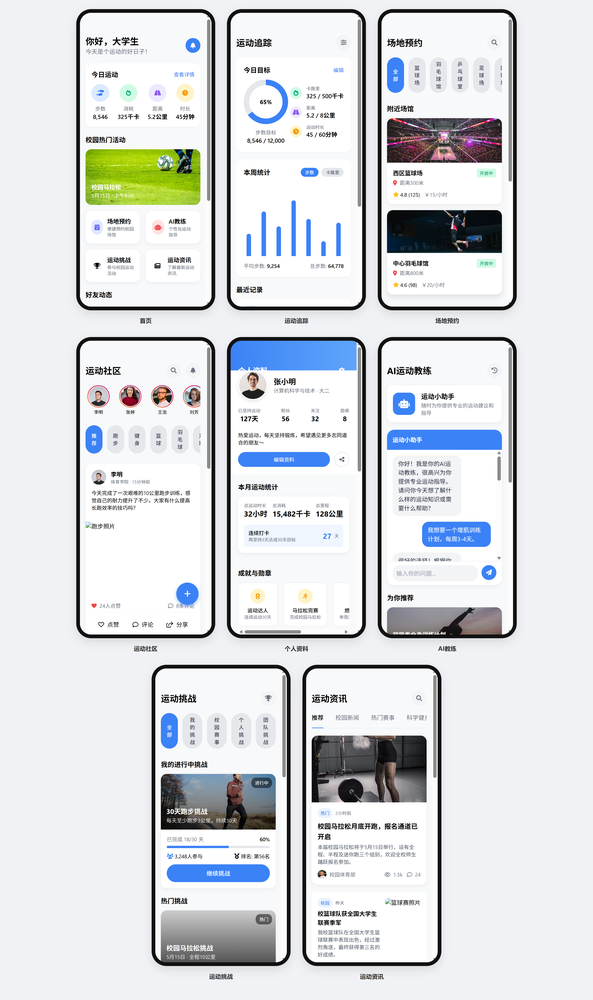
#> input picture 小程序界面.png, 593 x 1000 px, shrunk from 3841 x 6472 before the run
$ python precise_navbar_merge.py
#> lines starting #> are read from the running program, lines starting #| are printed output that depends on the picture; pictures that were not available may be replaced by others from this repository, and a replacement may not be noted
from PIL import Image, ImageDraw
import os

def merge_navbar_to_five_pages():
    """
    精确地为5个页面（首页、运动追踪、场地预约、运动社区、个人资料）添加导航栏
    """
    try:
        # 打开导航栏图片
        navbar_img = Image.open('导航栏.png')
        print(f"导航栏图片尺寸: {navbar_img.size}")

        # 打开小程序界面图片
        app_interface_img = Image.open('小程序界面.png')
        print(f"小程序界面图片尺寸: {app_interface_img.size}")

        # 转换为RGBA模式以支持透明度
        if navbar_img.mode != 'RGBA':
            navbar_img = navbar_img.convert('RGBA')
        if app_interface_img.mode != 'RGBA':
            app_interface_img = app_interface_img.convert('RGBA')

        # 创建结果图片，基于原始界面图片
        result_img = app_interface_img.copy()

        # 手动定义5个页面的精确位置
        # 根据小程序界面图片的实际布局来定义
        phone_regions = get_precise_phone_regions(app_interface_img.size)

        page_names = ["首页", "运动追踪", "场地预约", "运动社区", "个人资料"]

        # 为每个手机界面添加导航栏
        for i, region in enumerate(phone_regions):
            if i >= len(page_names):
                break

            x, y, width, height = region
            page_name = page_names[i]
            print(f"处理 {page_name}: 位置({x}, {y}), 尺寸({width} x {height})")

            # 计算导航栏在该页面中的适当尺寸
            # 导航栏宽度应该适配手机屏幕宽度
            navbar_width = int(width * 0.9)  # 使用90%的宽度，留出边距
            navbar_aspect_ratio = navbar_img.height / navbar_img.width
            navbar_height = int(navbar_width * navbar_aspect_ratio)

            # 缩放导航栏到适当大小
            scaled_navbar = navbar_img.resize((navbar_width, navbar_height), Image.Resampling.LANCZOS)

            # 计算导航栏在页面中的位置（底部居中）
            navbar_x = x + (width - navbar_width) // 2
            navbar_y = y + height - navbar_height - int(height * 0.05)  # 距离底部5%的高度

            # 确保位置在图片范围内
            if (navbar_x >= 0 and navbar_y >= 0 and
                navbar_x + navbar_width <= result_img.width and
                navbar_y + navbar_height <= result_img.height):

                # 粘贴导航栏到结果图片
                result_img.paste(scaled_navbar, (navbar_x, navbar_y), scaled_navbar)
                print(f"✓ 导航栏已添加到 {page_name}")
            else:
                print(f"✗ {page_name} 的导航栏位置超出图片范围，跳过")

        # 保存结果
        output_filename = '5页面带导航栏的小程序界面.png'
        result_img.save(output_filename, 'PNG')
        print(f"\n所有页面导航栏添加完成！保存为: {output_filename}")

        return output_filename

    except Exception as e:
        print(f"导航栏合并失败: {str(e)}")
        return None

def get_precise_phone_regions(img_size):
    """
    根据小程序界面图片的实际布局，精确定义5个页面的位置
    """
    width, height = img_size

    # 基于图片分析，定义手机界面的精确位置
    # 假设图片是一个3x3的网格布局，包含多个手机界面

    # 计算每个网格的大小
    grid_cols = 3
    grid_rows = 3

    col_width = width // grid_cols
    row_height = height // grid_rows

    # 定义5个页面的网格位置
    # 第一行：首页(0,0)、运动追踪(1,0)、场地预约(2,0)
    # 第二行：运动社区(0,1)、个人资料(1,1)
    page_positions = [
        (0, 0),  # 首页
        (1, 0),  # 运动追踪
        (2, 0),  # 场地预约
        (0, 1),  # 运动社区
        (1, 1),  # 个人资料
    ]

    phone_regions = []

    for col, row in page_positions:
        # 计算网格位置
        grid_x = col * col_width
        grid_y = row * row_height

        # 在网格内寻找手机界面的实际边界
        # 假设手机界面在网格中央，占据80%的空间
        margin_x = int(col_width * 0.1)
        margin_y = int(row_height * 0.1)

        phone_x = grid_x + margin_x
        phone_y = grid_y + margin_y
        phone_w = col_width - 2 * margin_x
        phone_h = row_height - 2 * margin_y

        phone_regions.append((phone_x, phone_y, phone_w, phone_h))

    return phone_regions

def analyze_image_layout():
    """
    分析小程序界面图片的布局，帮助确定手机位置
    """
    try:
        app_interface_img = Image.open('小程序界面.png')
#> app_interface_img is the input picture: PIL image 593x1000 RGBA; mean R, G, B, A 216.3, 219.4, 222.3, 255
        width, height = app_interface_img.size
#> width = 593; height = 1000

        print(f"图片尺寸: {width} x {height}")
#| 图片尺寸: 593 x 1000
        print(f"假设3x3网格布局:")
        print(f"每列宽度: {width // 3}")
#| 每列宽度: 197
        print(f"每行高度: {height // 3}")
#| 每行高度: 333

        # 创建一个带网格线的调试图片
        debug_img = app_interface_img.copy()
        draw = ImageDraw.Draw(debug_img)

        # 绘制网格线
        for i in range(1, 3):
            # 垂直线
            x = i * (width // 3)
            draw.line([(x, 0), (x, height)], fill='red', width=5)

            # 水平线
            y = i * (height // 3)
            draw.line([(0, y), (width, y)], fill='red', width=5)

        # 标记5个页面的位置
        phone_regions = get_precise_phone_regions((width, height))
        page_names = ["首页", "运动追踪", "场地预约", "运动社区", "个人资料"]

        for i, (x, y, w, h) in enumerate(phone_regions):
            if i < len(page_names):
                # 绘制页面边界
                draw.rectangle([x, y, x + w, y + h], outline='blue', width=3)
                # 添加页面标签
                draw.text((x + 10, y + 10), page_names[i], fill='blue')

        debug_img.save('布局分析图.png')
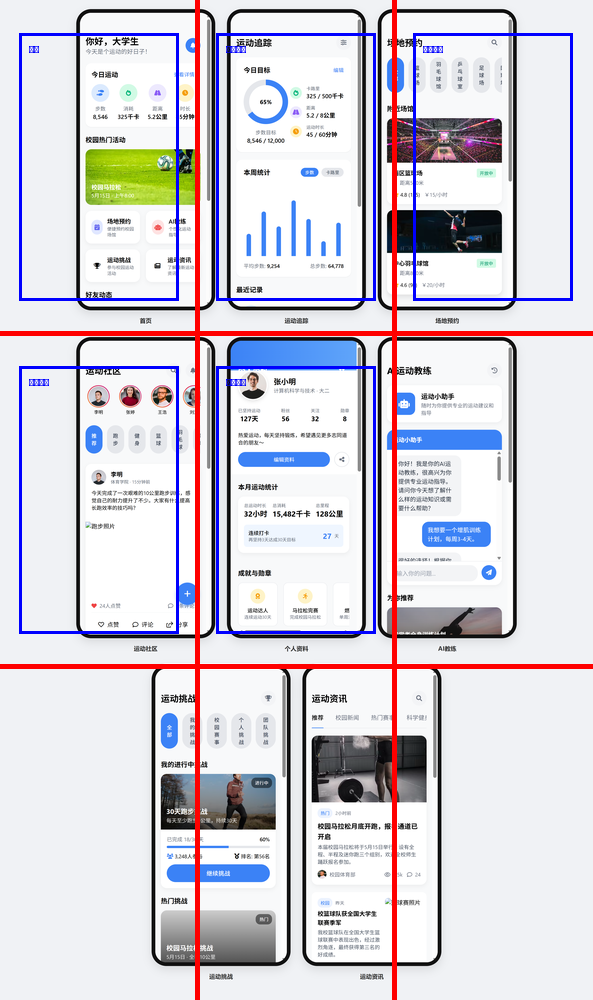
#> saved as 布局分析图.png: PIL image 593x1000 RGBA; mean R, G, B, A 212.7, 208.8, 217.3, 255
        print("布局分析图已保存为: 布局分析图.png")

    except Exception as e:
        print(f"布局分析失败: {str(e)}")

if __name__ == "__main__":
    # 先分析布局
    print("=== 分析图片布局 ===")
    analyze_image_layout()

    print("\n=== 添加导航栏 ===")
    merge_navbar_to_five_pages()
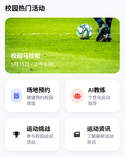
#> input picture FireShot Capture 002 - 大学生运动健康小程序原型 - [].png, 126 x 157 px, shrunk from 816 x 1013 before the run, given in place of 导航栏.png, which was not available
#> in merge_navbar_to_five_pages, navbar_img is the input picture: PIL image 126x157 RGB; mean R, G, B 211.9, 225.2, 175.3
#| 导航栏图片尺寸: (126, 157)
#| 小程序界面图片尺寸: (593, 1000)
#> the loop in merge_navbar_to_five_pages, `for i, region in enumerate(phone_regions):` made 5 passes
#> pass 1, in merge_navbar_to_five_pages, `scaled_navbar = navbar_img.resize((navbar_width, navbar_height), Image..`:
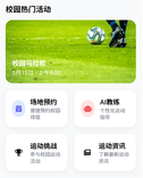
#> scaled_navbar: PIL image 143x178 RGBA; mean R, G, B, A 211.8, 225, 175.2, 255
#> after the loop in merge_navbar_to_five_pages, `for i, region in enumerate(phone_regions):`:
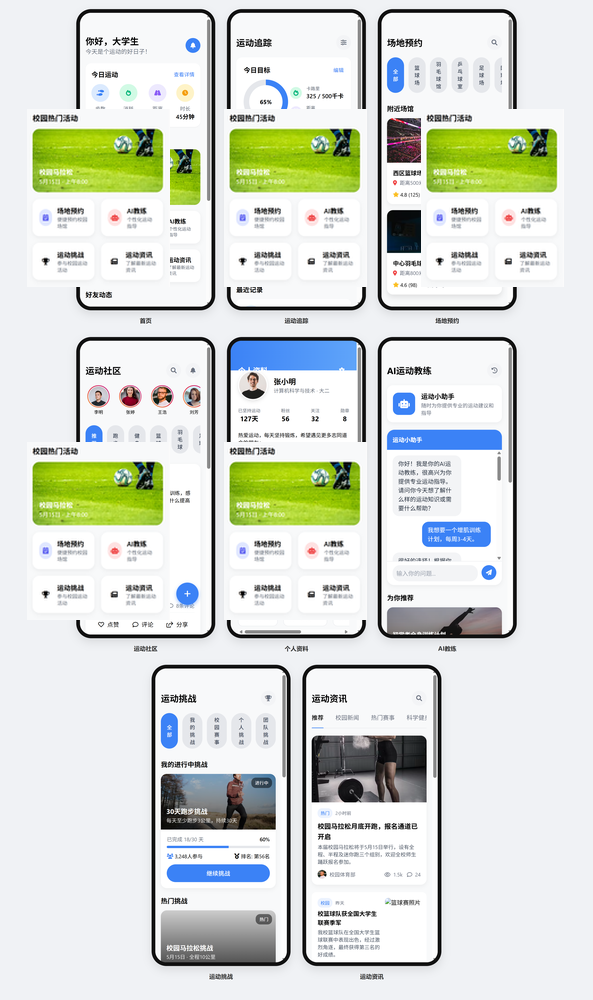
#> result_img: PIL image 593x1000 RGBA; mean R, G, B, A 215.1, 220.3, 213.1, 255
